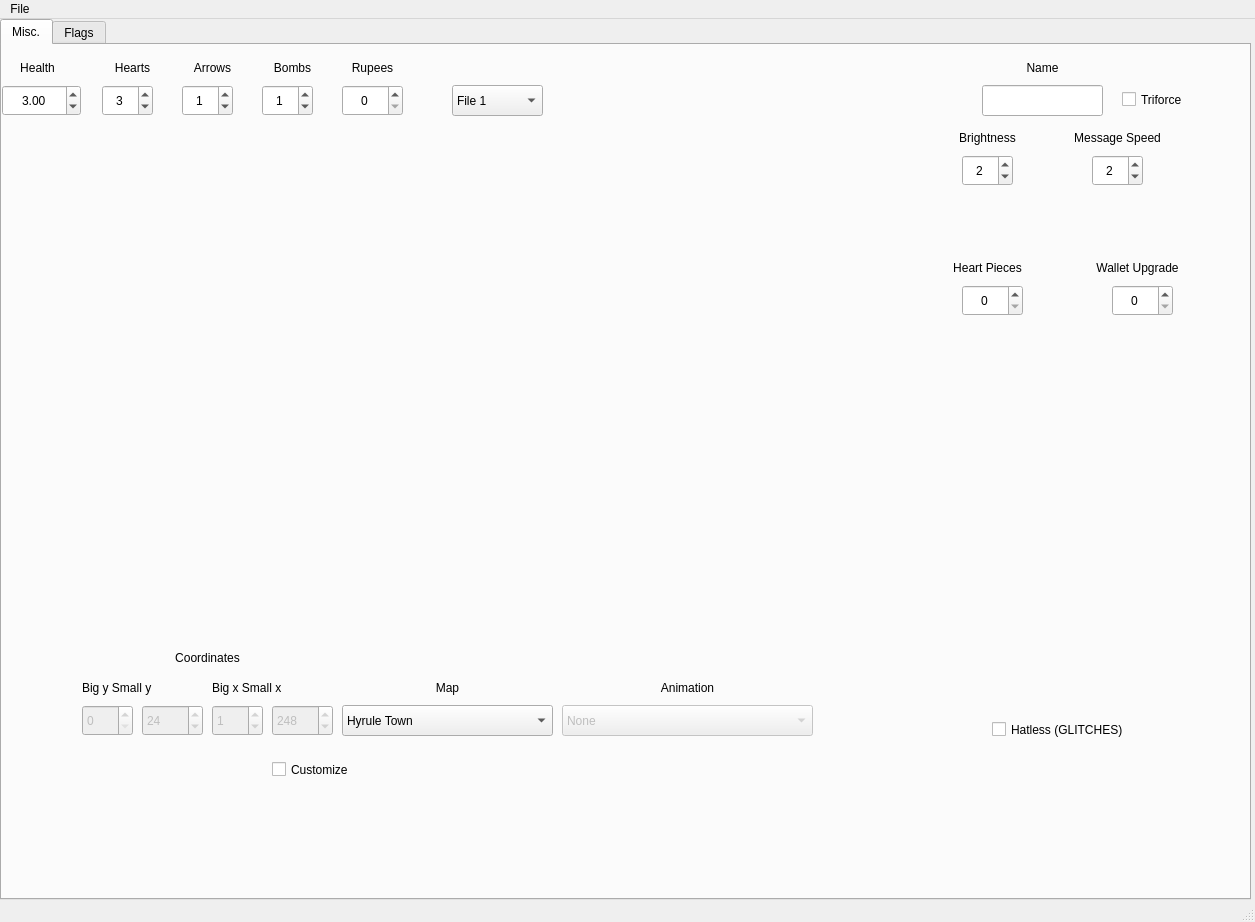
<?xml version="1.0" encoding="UTF-8"?>
<ui version="4.0">
 <class>MainWindow</class>
 <widget class="QMainWindow" name="MainWindow">
  <property name="geometry">
   <rect>
    <x>0</x>
    <y>0</y>
    <width>1255</width>
    <height>922</height>
   </rect>
  </property>
  <property name="windowTitle">
   <string>MainWindow</string>
  </property>
  <widget class="QWidget" name="centralwidget">
   <widget class="QTabWidget" name="tabWidget_7">
    <property name="geometry">
     <rect>
      <x>0</x>
      <y>0</y>
      <width>1251</width>
      <height>881</height>
     </rect>
    </property>
    <property name="currentIndex">
     <number>0</number>
    </property>
    <widget class="QWidget" name="tab_18">
     <attribute name="title">
      <string>Misc.</string>
     </attribute>
     <widget class="QComboBox" name="Map">
      <property name="geometry">
       <rect>
        <x>340</x>
        <y>660</y>
        <width>211</width>
        <height>31</height>
       </rect>
      </property>
      <property name="toolTip">
       <string>Current map</string>
      </property>
      <property name="whatsThis">
       <string/>
      </property>
      <property name="editable">
       <bool>false</bool>
      </property>
      <property name="currentText">
       <string>Hyrule Town</string>
      </property>
      <property name="currentIndex">
       <number>0</number>
      </property>
      <item>
       <property name="text">
        <string>Hyrule Town</string>
       </property>
      </item>
      <item>
       <property name="text">
        <string>North Hyrule Field</string>
       </property>
      </item>
      <item>
       <property name="text">
        <string>Veil Falls</string>
       </property>
      </item>
     </widget>
     <widget class="QSpinBox" name="Ysmall">
      <property name="enabled">
       <bool>false</bool>
      </property>
      <property name="geometry">
       <rect>
        <x>140</x>
        <y>660</y>
        <width>61</width>
        <height>31</height>
       </rect>
      </property>
      <property name="maximum">
       <number>255</number>
      </property>
      <property name="value">
       <number>24</number>
      </property>
     </widget>
     <widget class="QSpinBox" name="Ybig">
      <property name="enabled">
       <bool>false</bool>
      </property>
      <property name="geometry">
       <rect>
        <x>80</x>
        <y>660</y>
        <width>51</width>
        <height>31</height>
       </rect>
      </property>
      <property name="maximum">
       <number>131</number>
      </property>
      <property name="value">
       <number>0</number>
      </property>
     </widget>
     <widget class="QLabel" name="label_81">
      <property name="geometry">
       <rect>
        <x>80</x>
        <y>630</y>
        <width>131</width>
        <height>25</height>
       </rect>
      </property>
      <property name="text">
       <string>Big y Small y</string>
      </property>
     </widget>
     <widget class="QLabel" name="label_82">
      <property name="geometry">
       <rect>
        <x>210</x>
        <y>630</y>
        <width>131</width>
        <height>25</height>
       </rect>
      </property>
      <property name="text">
       <string>Big x Small x</string>
      </property>
     </widget>
     <widget class="QSpinBox" name="Xsmall">
      <property name="enabled">
       <bool>false</bool>
      </property>
      <property name="geometry">
       <rect>
        <x>270</x>
        <y>660</y>
        <width>61</width>
        <height>31</height>
       </rect>
      </property>
      <property name="maximum">
       <number>255</number>
      </property>
      <property name="value">
       <number>248</number>
      </property>
     </widget>
     <widget class="QSpinBox" name="Xbig">
      <property name="enabled">
       <bool>false</bool>
      </property>
      <property name="geometry">
       <rect>
        <x>210</x>
        <y>660</y>
        <width>51</width>
        <height>31</height>
       </rect>
      </property>
      <property name="maximum">
       <number>131</number>
      </property>
      <property name="value">
       <number>1</number>
      </property>
     </widget>
     <widget class="QLabel" name="label_83">
      <property name="geometry">
       <rect>
        <x>340</x>
        <y>630</y>
        <width>211</width>
        <height>25</height>
       </rect>
      </property>
      <property name="text">
       <string>Map</string>
      </property>
      <property name="alignment">
       <set>Qt::AlignCenter</set>
      </property>
     </widget>
     <widget class="QComboBox" name="SpwnAnm">
      <property name="enabled">
       <bool>false</bool>
      </property>
      <property name="geometry">
       <rect>
        <x>560</x>
        <y>660</y>
        <width>251</width>
        <height>31</height>
       </rect>
      </property>
      <property name="toolTip">
       <string>Spawn animation</string>
      </property>
      <property name="editable">
       <bool>false</bool>
      </property>
      <property name="currentText">
       <string>None</string>
      </property>
      <item>
       <property name="text">
        <string>None</string>
       </property>
      </item>
      <item>
       <property name="text">
        <string>Minish Link</string>
       </property>
      </item>
      <item>
       <property name="text">
        <string>Fall</string>
       </property>
      </item>
      <item>
       <property name="text">
        <string>?</string>
       </property>
      </item>
      <item>
       <property name="text">
        <string>Forward walk</string>
       </property>
      </item>
      <item>
       <property name="text">
        <string>Minish Link fall</string>
       </property>
      </item>
      <item>
       <property name="text">
        <string>Stair climb from left</string>
       </property>
      </item>
      <item>
       <property name="text">
        <string>Stair climb from right</string>
       </property>
      </item>
      <item>
       <property name="text">
        <string>Top left scroll</string>
       </property>
      </item>
      <item>
       <property name="text">
        <string>Spin jump forward</string>
       </property>
      </item>
      <item>
       <property name="text">
        <string>Spin jump</string>
       </property>
      </item>
      <item>
       <property name="text">
        <string>Bird fall</string>
       </property>
      </item>
     </widget>
     <widget class="QLabel" name="label_84">
      <property name="geometry">
       <rect>
        <x>560</x>
        <y>630</y>
        <width>251</width>
        <height>25</height>
       </rect>
      </property>
      <property name="text">
       <string>Animation</string>
      </property>
      <property name="alignment">
       <set>Qt::AlignCenter</set>
      </property>
     </widget>
     <widget class="QCheckBox" name="customize">
      <property name="geometry">
       <rect>
        <x>270</x>
        <y>710</y>
        <width>132</width>
        <height>29</height>
       </rect>
      </property>
      <property name="toolTip">
       <string>Customize coordinates as well as spawn animation.</string>
      </property>
      <property name="statusTip">
       <string/>
      </property>
      <property name="whatsThis">
       <string/>
      </property>
      <property name="text">
       <string>Customize</string>
      </property>
      <property name="checked">
       <bool>false</bool>
      </property>
      <property name="tristate">
       <bool>false</bool>
      </property>
     </widget>
     <widget class="QLabel" name="label_85">
      <property name="geometry">
       <rect>
        <x>80</x>
        <y>600</y>
        <width>251</width>
        <height>25</height>
       </rect>
      </property>
      <property name="text">
       <string>Coordinates</string>
      </property>
      <property name="alignment">
       <set>Qt::AlignCenter</set>
      </property>
     </widget>
     <widget class="QCheckBox" name="Hatless">
      <property name="geometry">
       <rect>
        <x>990</x>
        <y>670</y>
        <width>221</width>
        <height>29</height>
       </rect>
      </property>
      <property name="text">
       <string>Hatless (GLITCHES)</string>
      </property>
     </widget>
     <widget class="QLabel" name="label_86">
      <property name="geometry">
       <rect>
        <x>0</x>
        <y>10</y>
        <width>71</width>
        <height>25</height>
       </rect>
      </property>
      <property name="text">
       <string>Health</string>
      </property>
      <property name="alignment">
       <set>Qt::AlignCenter</set>
      </property>
     </widget>
     <widget class="QSpinBox" name="spinBox_59">
      <property name="geometry">
       <rect>
        <x>100</x>
        <y>40</y>
        <width>51</width>
        <height>31</height>
       </rect>
      </property>
      <property name="alignment">
       <set>Qt::AlignCenter</set>
      </property>
      <property name="maximum">
       <number>20</number>
      </property>
      <property name="value">
       <number>3</number>
      </property>
     </widget>
     <widget class="QSpinBox" name="spinBox_60">
      <property name="geometry">
       <rect>
        <x>260</x>
        <y>40</y>
        <width>51</width>
        <height>31</height>
       </rect>
      </property>
      <property name="alignment">
       <set>Qt::AlignCenter</set>
      </property>
      <property name="maximum">
       <number>30</number>
      </property>
      <property name="value">
       <number>1</number>
      </property>
     </widget>
     <widget class="QLabel" name="label_87">
      <property name="geometry">
       <rect>
        <x>90</x>
        <y>10</y>
        <width>81</width>
        <height>25</height>
       </rect>
      </property>
      <property name="text">
       <string>Hearts</string>
      </property>
      <property name="alignment">
       <set>Qt::AlignCenter</set>
      </property>
     </widget>
     <widget class="QLabel" name="label_88">
      <property name="geometry">
       <rect>
        <x>170</x>
        <y>10</y>
        <width>81</width>
        <height>25</height>
       </rect>
      </property>
      <property name="text">
       <string>Arrows</string>
      </property>
      <property name="alignment">
       <set>Qt::AlignCenter</set>
      </property>
     </widget>
     <widget class="QDoubleSpinBox" name="Health">
      <property name="enabled">
       <bool>true</bool>
      </property>
      <property name="geometry">
       <rect>
        <x>0</x>
        <y>40</y>
        <width>79</width>
        <height>31</height>
       </rect>
      </property>
      <property name="wrapping">
       <bool>false</bool>
      </property>
      <property name="frame">
       <bool>true</bool>
      </property>
      <property name="alignment">
       <set>Qt::AlignCenter</set>
      </property>
      <property name="readOnly">
       <bool>false</bool>
      </property>
      <property name="buttonSymbols">
       <enum>QAbstractSpinBox::UpDownArrows</enum>
      </property>
      <property name="decimals">
       <number>2</number>
      </property>
      <property name="maximum">
       <double>20.000000000000000</double>
      </property>
      <property name="singleStep">
       <double>0.250000000000000</double>
      </property>
      <property name="value">
       <double>3.000000000000000</double>
      </property>
     </widget>
     <widget class="QLabel" name="label_89">
      <property name="geometry">
       <rect>
        <x>250</x>
        <y>10</y>
        <width>81</width>
        <height>25</height>
       </rect>
      </property>
      <property name="text">
       <string>Bombs</string>
      </property>
      <property name="alignment">
       <set>Qt::AlignCenter</set>
      </property>
     </widget>
     <widget class="QSpinBox" name="Rupees">
      <property name="geometry">
       <rect>
        <x>340</x>
        <y>40</y>
        <width>61</width>
        <height>31</height>
       </rect>
      </property>
      <property name="alignment">
       <set>Qt::AlignCenter</set>
      </property>
      <property name="maximum">
       <number>1023</number>
      </property>
      <property name="value">
       <number>0</number>
      </property>
     </widget>
     <widget class="QSpinBox" name="spinBox_63">
      <property name="geometry">
       <rect>
        <x>180</x>
        <y>40</y>
        <width>51</width>
        <height>31</height>
       </rect>
      </property>
      <property name="alignment">
       <set>Qt::AlignCenter</set>
      </property>
      <property name="maximum">
       <number>70</number>
      </property>
      <property name="value">
       <number>1</number>
      </property>
     </widget>
     <widget class="QLabel" name="label_90">
      <property name="geometry">
       <rect>
        <x>330</x>
        <y>10</y>
        <width>81</width>
        <height>25</height>
       </rect>
      </property>
      <property name="text">
       <string>Rupees</string>
      </property>
      <property name="alignment">
       <set>Qt::AlignCenter</set>
      </property>
     </widget>
     <widget class="QLineEdit" name="name">
      <property name="geometry">
       <rect>
        <x>980</x>
        <y>40</y>
        <width>121</width>
        <height>31</height>
       </rect>
      </property>
      <property name="maxLength">
       <number>6</number>
      </property>
      <property name="alignment">
       <set>Qt::AlignCenter</set>
      </property>
     </widget>
     <widget class="QLabel" name="label_91">
      <property name="geometry">
       <rect>
        <x>970</x>
        <y>10</y>
        <width>141</width>
        <height>25</height>
       </rect>
      </property>
      <property name="text">
       <string>Name</string>
      </property>
      <property name="alignment">
       <set>Qt::AlignCenter</set>
      </property>
     </widget>
     <widget class="QSpinBox" name="Brightness">
      <property name="geometry">
       <rect>
        <x>960</x>
        <y>110</y>
        <width>51</width>
        <height>31</height>
       </rect>
      </property>
      <property name="alignment">
       <set>Qt::AlignCenter</set>
      </property>
      <property name="minimum">
       <number>1</number>
      </property>
      <property name="maximum">
       <number>3</number>
      </property>
      <property name="value">
       <number>2</number>
      </property>
     </widget>
     <widget class="QLabel" name="label_92">
      <property name="geometry">
       <rect>
        <x>930</x>
        <y>80</y>
        <width>111</width>
        <height>25</height>
       </rect>
      </property>
      <property name="text">
       <string>Brightness</string>
      </property>
      <property name="alignment">
       <set>Qt::AlignCenter</set>
      </property>
     </widget>
     <widget class="QLabel" name="label_93">
      <property name="geometry">
       <rect>
        <x>1040</x>
        <y>80</y>
        <width>151</width>
        <height>25</height>
       </rect>
      </property>
      <property name="text">
       <string>Message Speed</string>
      </property>
      <property name="alignment">
       <set>Qt::AlignCenter</set>
      </property>
     </widget>
     <widget class="QSpinBox" name="Speed">
      <property name="geometry">
       <rect>
        <x>1090</x>
        <y>110</y>
        <width>51</width>
        <height>31</height>
       </rect>
      </property>
      <property name="alignment">
       <set>Qt::AlignCenter</set>
      </property>
      <property name="minimum">
       <number>1</number>
      </property>
      <property name="maximum">
       <number>3</number>
      </property>
      <property name="value">
       <number>2</number>
      </property>
     </widget>
     <widget class="QLabel" name="label_94">
      <property name="geometry">
       <rect>
        <x>920</x>
        <y>210</y>
        <width>131</width>
        <height>25</height>
       </rect>
      </property>
      <property name="text">
       <string>Heart Pieces</string>
      </property>
      <property name="alignment">
       <set>Qt::AlignCenter</set>
      </property>
     </widget>
     <widget class="QSpinBox" name="spinBox_64">
      <property name="geometry">
       <rect>
        <x>960</x>
        <y>240</y>
        <width>61</width>
        <height>31</height>
       </rect>
      </property>
      <property name="alignment">
       <set>Qt::AlignCenter</set>
      </property>
      <property name="maximum">
       <number>4</number>
      </property>
      <property name="value">
       <number>0</number>
      </property>
     </widget>
     <widget class="QSpinBox" name="Wallet">
      <property name="geometry">
       <rect>
        <x>1110</x>
        <y>240</y>
        <width>61</width>
        <height>31</height>
       </rect>
      </property>
      <property name="alignment">
       <set>Qt::AlignCenter</set>
      </property>
      <property name="maximum">
       <number>3</number>
      </property>
      <property name="value">
       <number>0</number>
      </property>
     </widget>
     <widget class="QLabel" name="label_95">
      <property name="geometry">
       <rect>
        <x>1060</x>
        <y>210</y>
        <width>151</width>
        <height>25</height>
       </rect>
      </property>
      <property name="text">
       <string>Wallet Upgrade</string>
      </property>
      <property name="alignment">
       <set>Qt::AlignCenter</set>
      </property>
     </widget>
     <widget class="QCheckBox" name="Tri">
      <property name="geometry">
       <rect>
        <x>1120</x>
        <y>40</y>
        <width>111</width>
        <height>29</height>
       </rect>
      </property>
      <property name="text">
       <string>Triforce</string>
      </property>
     </widget>
     <widget class="QComboBox" name="File">
      <property name="geometry">
       <rect>
        <x>450</x>
        <y>40</y>
        <width>91</width>
        <height>31</height>
       </rect>
      </property>
      <item>
       <property name="text">
        <string>File 1</string>
       </property>
      </item>
      <item>
       <property name="text">
        <string>File 2</string>
       </property>
      </item>
      <item>
       <property name="text">
        <string>File 3</string>
       </property>
      </item>
     </widget>
    </widget>
    <widget class="QWidget" name="tab_2">
     <attribute name="title">
      <string>Flags</string>
     </attribute>
    </widget>
   </widget>
  </widget>
  <widget class="QMenuBar" name="menubar">
   <property name="geometry">
    <rect>
     <x>0</x>
     <y>0</y>
     <width>1255</width>
     <height>38</height>
    </rect>
   </property>
   <widget class="QMenu" name="menuFile">
    <property name="title">
     <string>File</string>
    </property>
    <addaction name="actionNew"/>
    <addaction name="actionOpen"/>
    <addaction name="actionSave"/>
   </widget>
   <addaction name="menuFile"/>
  </widget>
  <widget class="QStatusBar" name="statusbar"/>
  <action name="actionOpen">
   <property name="text">
    <string>Open</string>
   </property>
   <property name="shortcut">
    <string>Ctrl+O</string>
   </property>
  </action>
  <action name="actionSave">
   <property name="text">
    <string>Save</string>
   </property>
   <property name="shortcut">
    <string>Ctrl+S</string>
   </property>
  </action>
  <action name="actionNew">
   <property name="text">
    <string>New</string>
   </property>
   <property name="shortcut">
    <string>Ctrl+N</string>
   </property>
  </action>
 </widget>
 <resources/>
 <connections/>
</ui>
